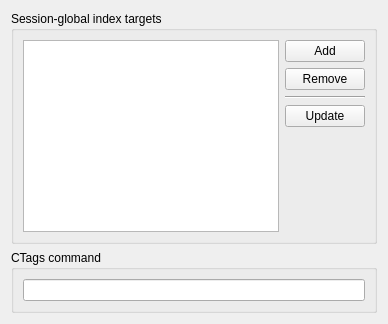
<?xml version="1.0" encoding="UTF-8"?>
<ui version="4.0">
 <class>CTagsGlobalConfig</class>
 <widget class="QWidget" name="CTagsGlobalConfig">
  <layout class="QVBoxLayout" name="verticalLayout_2">
   <item>
    <widget class="QGroupBox" name="groupBox">
     <property name="title">
      <string>Session-global index targets</string>
     </property>
     <layout class="QHBoxLayout" name="horizontalLayout">
      <item>
       <widget class="KListWidget" name="targetList"/>
      </item>
      <item>
       <layout class="QGridLayout" name="gridLayout_2">
        <item row="4" column="0">
         <spacer name="verticalSpacer">
          <property name="orientation">
           <enum>Qt::Vertical</enum>
          </property>
          <property name="sizeHint" stdset="0">
           <size>
            <width>1</width>
            <height>1</height>
           </size>
          </property>
         </spacer>
        </item>
        <item row="0" column="0">
         <widget class="QPushButton" name="addButton">
          <property name="text">
           <string>Add</string>
          </property>
         </widget>
        </item>
        <item row="1" column="0">
         <widget class="QPushButton" name="delButton">
          <property name="text">
           <string>Remove</string>
          </property>
         </widget>
        </item>
        <item row="2" column="0">
         <widget class="Line" name="line">
          <property name="orientation">
           <enum>Qt::Horizontal</enum>
          </property>
         </widget>
        </item>
        <item row="3" column="0">
         <widget class="KPushButton" name="updateDB">
          <property name="text">
           <string>Update</string>
          </property>
         </widget>
        </item>
       </layout>
      </item>
     </layout>
    </widget>
   </item>
   <item>
    <widget class="QGroupBox" name="groupBox_2">
     <property name="title">
      <string>CTags command</string>
     </property>
     <layout class="QVBoxLayout" name="verticalLayout">
      <item>
       <widget class="KLineEdit" name="cmdEdit">
        <property name="frame">
         <bool>true</bool>
        </property>
       </widget>
      </item>
     </layout>
    </widget>
   </item>
  </layout>
 </widget>
 <customwidgets>
  <customwidget>
   <class>KListWidget</class>
   <extends>QListWidget</extends>
   <header>klistwidget.h</header>
  </customwidget>
  <customwidget>
   <class>KPushButton</class>
   <extends>QPushButton</extends>
   <header>kpushbutton.h</header>
  </customwidget>
  <customwidget>
   <class>KLineEdit</class>
   <extends>QLineEdit</extends>
   <header>klineedit.h</header>
  </customwidget>
 </customwidgets>
 <resources/>
 <connections/>
</ui>
